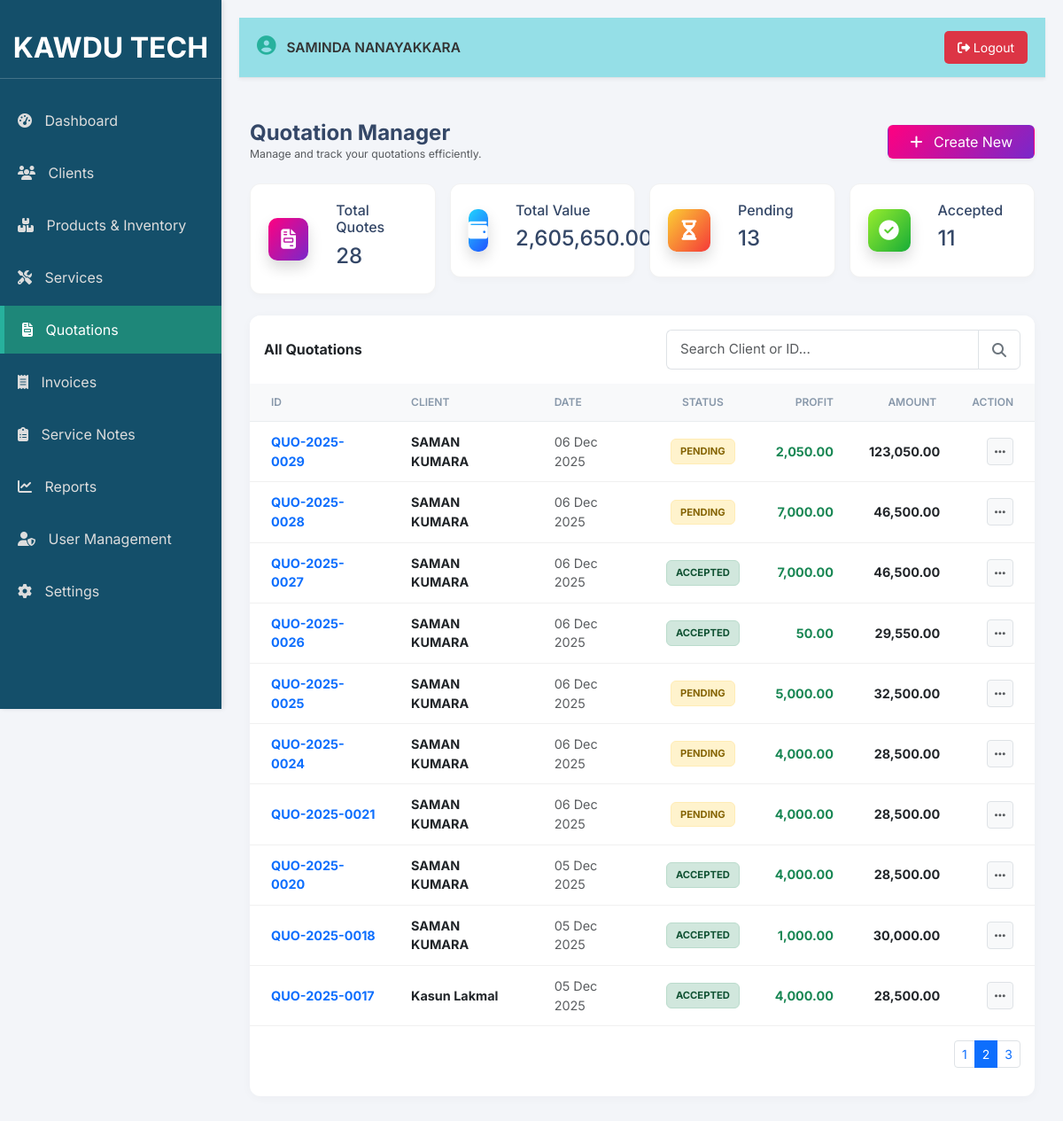
The app's page /quotations.php?page=2 (signed in) with its own data.
### tables this page shows
CREATE TABLE `quotations` (
  `quotation_id` int(11) NOT NULL,
  `quotation_number` varchar(50) NOT NULL,
  `client_id` int(11) NOT NULL,
  `user_id` int(11) NOT NULL,
  `quotation_date` date NOT NULL,
  `valid_until` date DEFAULT NULL,
  `sub_total` decimal(10,2) NOT NULL DEFAULT 0.00,
  `tax_amount` decimal(10,2) NOT NULL DEFAULT 0.00,
  `grand_total` decimal(10,2) NOT NULL DEFAULT 0.00,
  `status` enum('Pending','Accepted','Rejected') NOT NULL DEFAULT 'Pending',
  `quotation_terms` text DEFAULT NULL,
  `created_at` timestamp NOT NULL DEFAULT current_timestamp()
);

CREATE TABLE `clients` (
  `client_id` int(11) NOT NULL,
  `client_name` varchar(255) NOT NULL,
  `address` text DEFAULT NULL,
  `phone` varchar(20) DEFAULT NULL,
  `email` varchar(100) DEFAULT NULL,
  `whatsapp` varchar(15) DEFAULT NULL,
  `rating` int(1) NOT NULL DEFAULT 5
);

### quotations.php (the view, shortened to what this page needs)
<?php
require_once 'db_connect.php';
$conn = new mysqli($servername, $username, $password, $dbname);
require_once 'header.php';
$stats = ['total' => 0, 'total_val' => 0, 'pending' => 0, 'accepted' => 0];
$res_stats = $conn->query("SELECT COUNT(*) as count, SUM(grand_total) as value, status FROM quotations GROUP BY status");
if($res_stats) { while ($row = $res_stats->fetch_assoc()) { $stats['total'] += $row['count']; $stats['total_val'] += $row['value']; if ($row['status'] == 'Pending') $stats['pending'] = $row['count']; elseif ($row['status'] == 'Accepted') $stats['accepted'] = $row['count']; } }
$grand_total_value = $conn->query("SELECT SUM(grand_total) as val FROM quotations")->fetch_assoc()['val'] ?? 0;
$limit = 10; $page = isset($_GET['page']) ? (int)$_GET['page'] : 1; $start = ($page - 1) * $limit;
$search = isset($_GET['search']) ? $conn->real_escape_string($_GET['search']) : '';
$where = "WHERE 1=1"; if (!empty($search)) { $where .= " AND (q.quotation_number LIKE '%$search%' OR c.client_name LIKE '%$search%')"; }
$sql = "SELECT q.*, c.client_name, (SELECT SUM((qi.unit_price - qi.buy_price) * qi.quantity) FROM quotation_items qi WHERE qi.quotation_id = q.quotation_id) as total_profit FROM quotations q LEFT JOIN clients c ON q.client_id = c.client_id $where ORDER BY q.quotation_id DESC LIMIT $start, $limit";
$result = $conn->query($sql);
$total_records = $conn->query("SELECT COUNT(*) as count FROM quotations q LEFT JOIN clients c ON q.client_id = c.client_id $where")->fetch_assoc()['count'];
$total_pages = ceil($total_records / $limit);
?>
<link href="https://cdn.jsdelivr.net/npm/select2@4.1.0-rc.0/dist/css/select2.min.css" rel="stylesheet" />
<link href="https://cdn.jsdelivr.net/npm/select2-bootstrap-5-theme@1.3.0/dist/select2-bootstrap-5-theme.min.css" rel="stylesheet" />
<div class="container-fluid py-4">
    <div class="d-flex justify-content-between align-items-center mb-4">
        <div><h4 class="mb-0 fw-bold">Quotation Manager</h4><p class="text-muted small mb-0">Manage and track your quotations efficiently.</p></div>
        <button class="btn bg-gradient-primary text-white shadow-sm px-4" onclick="openCreateModal()"><i class="fas fa-plus me-2"></i> Create New</button>
    </div>
    <div class="row g-3 mb-4">
        <div class="col-xl-3 col-sm-6"><div class="stat-card"><div class="icon-shape bg-gradient-primary shadow"><i class="fas fa-file-invoice"></i></div><div class="ms-3"><h6>Total Quotes</h6><h4><?php echo number_format($stats['total']); ?></h4></div></div></div>
        <div class="col-xl-3 col-sm-6"><div class="stat-card"><div class="icon-shape bg-gradient-info shadow"><i class="fas fa-wallet"></i></div><div class="ms-3"><h6>Total Value</h6><h4><?php echo number_format($grand_total_value, 2); ?></h4></div></div></div>
        <div class="col-xl-3 col-sm-6"><div class="stat-card"><div class="icon-shape bg-gradient-warning shadow"><i class="fas fa-hourglass-half"></i></div><div class="ms-3"><h6>Pending</h6><h4><?php echo number_format($stats['pending']); ?></h4></div></div></div>
        <div class="col-xl-3 col-sm-6"><div class="stat-card"><div class="icon-shape bg-gradient-success shadow"><i class="fas fa-check-circle"></i></div><div class="ms-3"><h6>Accepted</h6><h4><?php echo number_format($stats['accepted']); ?></h4></div></div></div>
    </div>
    <div class="card card-table">
        <div class="card-header bg-white border-bottom-0 pb-0 pt-3">
            <div class="d-flex justify-content-between align-items-center">
                <h6 class="mb-0 fw-bold">All Quotations</h6>
                <form method="GET" id="searchForm" class="search-group">
                    <div class="input-group">
                        <input type="text" id="mainSearch" name="search" class="form-control form-control-search" placeholder="Search Client or ID..." value="<?php echo htmlspecialchars($search); ?>" autocomplete="off">
                        <button class="btn btn-search" type="submit"><i class="fas fa-search"></i></button>
                    </div>
                </form>
            </div>
        </div>
        <div class="card-body px-0 pt-3">
            <div class="table-responsive" style="min-height: 400px;">
                <table class="table table-hover align-middle mb-0">
                    <thead><tr>
                        <th class="ps-4">ID</th>
                        <th>Client</th>
                        <th>Date</th>
                        <th class="text-center">Status</th>
                        <?php if($userType === 'Admin'): ?>
                        <th class="text-end">Profit</th>
                        <?php endif; ?>
                        <th class="text-end">Amount</th>
                        <th class="text-end pe-4">Action</th>
                    </tr></thead>
                    <tbody><?php if ($result && $result->num_rows > 0): while ($row = $result->fetch_assoc()): ?><tr>
                        <td class="ps-4 fw-bold text-primary"><?php echo $row['quotation_number']; ?></td>
                        <td><div class="fw-bold text-dark"><?php echo htmlspecialchars($row['client_name'] ?? 'Unknown'); ?></div></td>
                        <td class="text-muted small"><?php echo date('d M Y', strtotime($row['quotation_date'])); ?></td>
                        <td class="text-center"><?php $s = $row['status']; $cls = ($s=='Accepted')?'status-accepted':(($s=='Rejected')?'status-rejected':'status-pending'); ?><span class="badge-status <?php echo $cls; ?>"><?php echo $s; ?></span></td>
                        <?php if($userType === 'Admin'): ?>
                        <td class="text-end fw-bold text-success"><?php echo number_format($row['total_profit'] ?? 0, 2); ?></td>
                        <?php endif; ?>
                        <td class="text-end fw-bold text-dark pe-3"><?php echo number_format($row['grand_total'], 2); ?></td>
                        <td class="text-end pe-4"><button class="btn btn-sm btn-light border" onclick="openActionDrawer('<?php echo $row['quotation_id']; ?>', '<?php echo $row['quotation_number']; ?>', '<?php echo $row['status']; ?>')"><i class="fas fa-ellipsis-h text-muted"></i></button></td>
                    </tr><?php endwhile; else: ?><tr><td colspan="7" class="text-center py-5 text-muted">No records found.</td></tr><?php endif; ?></tbody>
                </table>
            </div>
            <?php if ($total_pages > 1): ?><div class="d-flex justify-content-end p-3"><nav><ul class="pagination pagination-sm mb-0"><?php for ($i=1; $i<=$total_pages; $i++): ?><li class="page-item <?php echo ($i==$page)?'active':''; ?>"><a class="page-link" href="?page=<?php echo $i; ?>"><?php echo $i; ?></a></li><?php endfor; ?></ul></nav></div><?php endif; ?>
        </div>
    </div>
</div>
<?php $conn->close(); require_once 'footer.php'; ?>

### styles.css (style rules this page uses)
:root { --sidebar-bg: #144f6a; --primary-color: #27b19d; --accent-color: #1e8779; --light-grey-bg: #f0f0f0; --secondary-bg: #f8f9fa; --modal-bg: #f0f0f0; --header-bg: #d4edda; --header-text: #155724; --sidebar-width: 250px; --top-nav-bg: #95dfe7; --icon-area-bg: #9dadc1; }
body { background-color: var(--secondary-bg); font-family: 'Noto Sans Sinhala', 'Roboto', sans-serif; font-size: 14px; margin: 0; padding: 0; }

### quotations.php (style rules this page uses)
body { background-color: #f3f5f9; font-family: 'Inter', sans-serif; color: #344767; }
.stat-card { background: #fff; border-radius: 12px; padding: 20px; box-shadow: 0 4px 6px rgba(0,0,0,0.02); border: 1px solid rgba(0,0,0,0.05); display: flex; align-items: center; transition: 0.2s; }
.icon-shape { width: 48px; height: 48px; border-radius: 10px; display: flex; align-items: center; justify-content: center; margin-right: 15px; font-size: 1.4rem; color: #fff; }
.bg-gradient-primary { background: linear-gradient(310deg, #7928ca, #ff0080); }
.bg-gradient-success { background: linear-gradient(310deg, #17ad37, #98ec2d); }
.bg-gradient-info { background: linear-gradient(310deg, #2152ff, #21d4fd); }
.bg-gradient-warning { background: linear-gradient(310deg, #f53939, #fbcf33); }
.card-table { background: #fff; border-radius: 12px; border: none; box-shadow: 0 2px 12px rgba(0,0,0,0.03); overflow: hidden; }
.table thead th { background-color: #f8f9fa; color: #8898aa; font-weight: 600; text-transform: uppercase; font-size: 0.75rem; padding: 12px 20px; border-bottom: 1px solid #e9ecef; }
.table tbody td { padding: 12px 20px; vertical-align: middle; border-bottom: 1px solid #f0f0f0; font-size: 0.9rem; color: #495057; }
.badge-status { padding: 5px 10px; border-radius: 6px; font-size: 0.7rem; font-weight: 700; text-transform: uppercase; display: inline-flex; align-items: center; }
.status-accepted { background: #d1e7dd; color: #0f5132; border: 1px solid #badbcc; }
.status-pending { background: #fff3cd; color: #856404; border: 1px solid #ffecb5; }
.search-group { position: relative; width: 100%; max-width: 400px; }
.form-control-search { border-radius: 6px 0 0 6px !important; border: 1px solid #dee2e6; border-right: none; padding: 10px 15px; font-size: 0.95rem; box-shadow: none !important; padding-right: 40px; }
.btn-search { border-radius: 0 6px 6px 0 !important; border: 1px solid #dee2e6; background: #fff; color: #6c757d; padding: 0 15px; z-index: 10; }

### records on screen
quotations: quotation_number "QUO-2025-0029", client.client_name "SAMAN KUMARA", quotation_date "06 Dec 2025", status "PENDING", total_profit "2,050.00", grand_total "123,050.00"
quotations: quotation_number "QUO-2025-0028", client.client_name "SAMAN KUMARA", quotation_date "06 Dec 2025", status "PENDING", total_profit "7,000.00", grand_total "46,500.00"
quotations: quotation_number "QUO-2025-0027", client.client_name "SAMAN KUMARA", quotation_date "06 Dec 2025", status "ACCEPTED", total_profit "7,000.00", grand_total "46,500.00"
quotations: quotation_number "QUO-2025-0026", client.client_name "SAMAN KUMARA", quotation_date "06 Dec 2025", status "ACCEPTED", total_profit "50.00", grand_total "29,550.00"
quotations: quotation_number "QUO-2025-0025", client.client_name "SAMAN KUMARA", quotation_date "06 Dec 2025", status "PENDING", total_profit "5,000.00", grand_total "32,500.00"
quotations: quotation_number "QUO-2025-0024", client.client_name "SAMAN KUMARA", quotation_date "06 Dec 2025", status "PENDING", total_profit "4,000.00", grand_total "28,500.00"
quotations: quotation_number "QUO-2025-0021", client.client_name "SAMAN KUMARA", quotation_date "06 Dec 2025", status "PENDING", total_profit "4,000.00", grand_total "28,500.00"
quotations: quotation_number "QUO-2025-0020", client.client_name "SAMAN KUMARA", quotation_date "05 Dec 2025", status "ACCEPTED", total_profit "4,000.00", grand_total "28,500.00"
quotations: quotation_number "QUO-2025-0018", client.client_name "SAMAN KUMARA", quotation_date "05 Dec 2025", status "ACCEPTED", total_profit "1,000.00", grand_total "30,000.00"
quotations: quotation_number "QUO-2025-0017", client.client_name "Kasun Lakmal", quotation_date "05 Dec 2025", status "ACCEPTED", total_profit "4,000.00", grand_total "28,500.00"

### other values on screen
$userName "SAMINDA NANAYAKKARA"
$stats['total'] "28"
$grand_total_value "2,605,650.00"
$stats['pending'] "13"
$stats['accepted'] "11"
